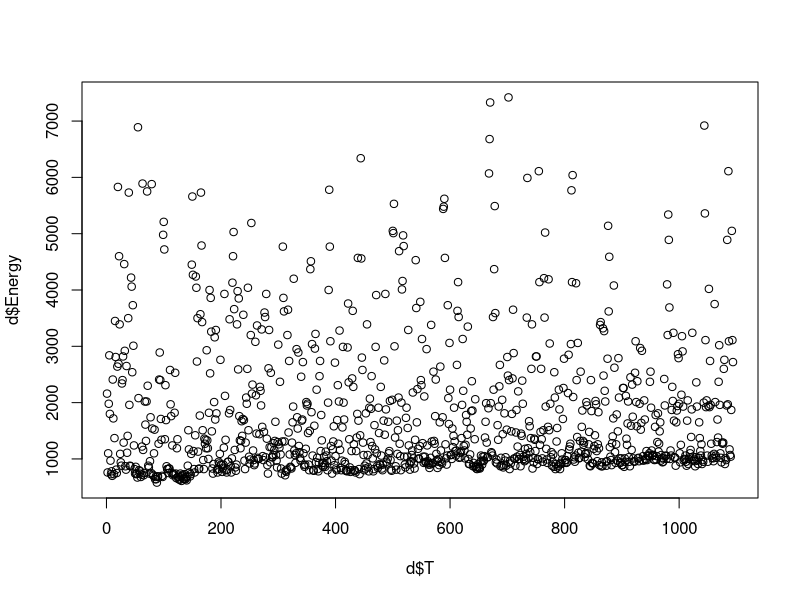
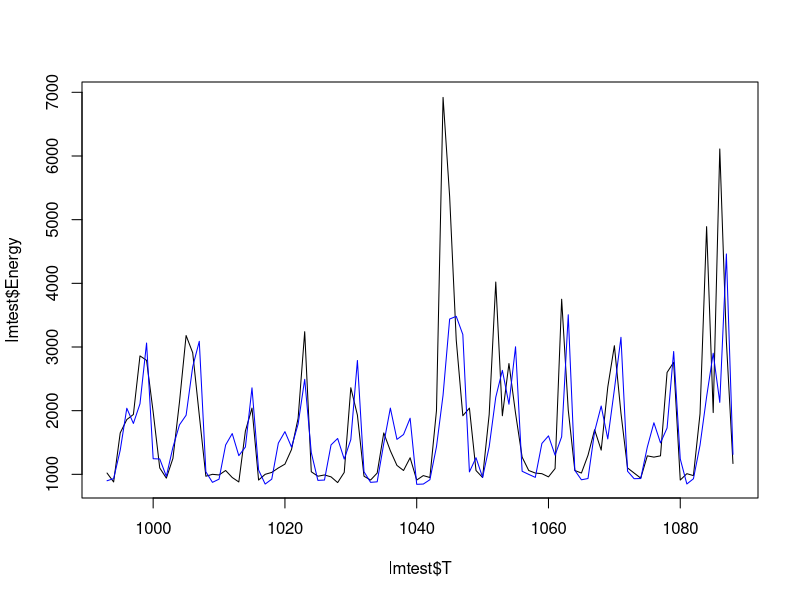
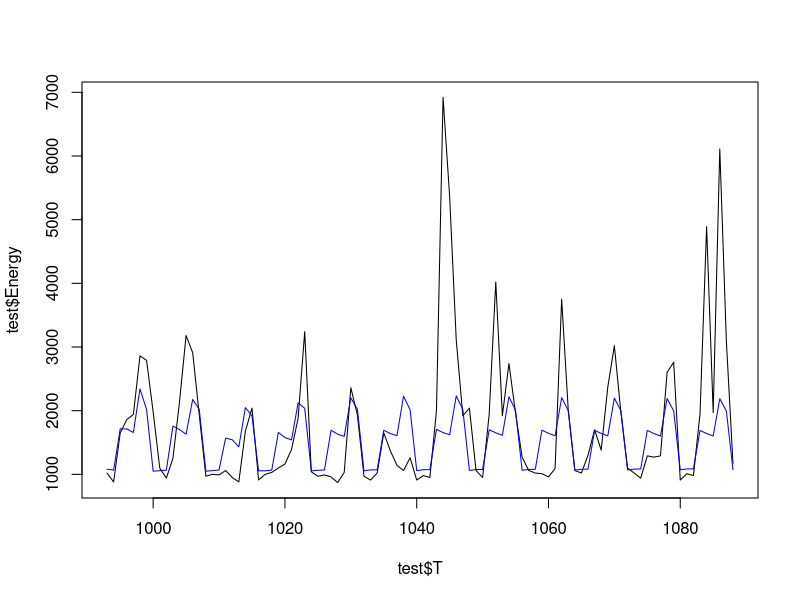
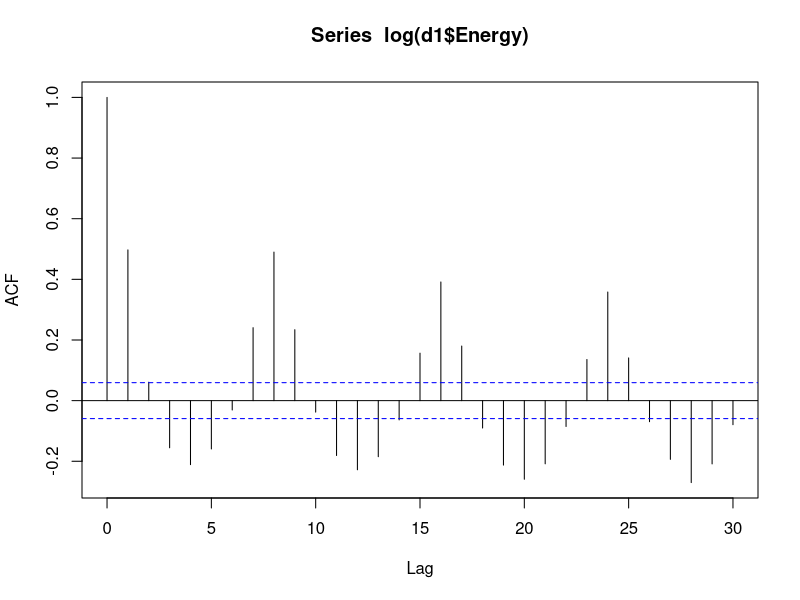
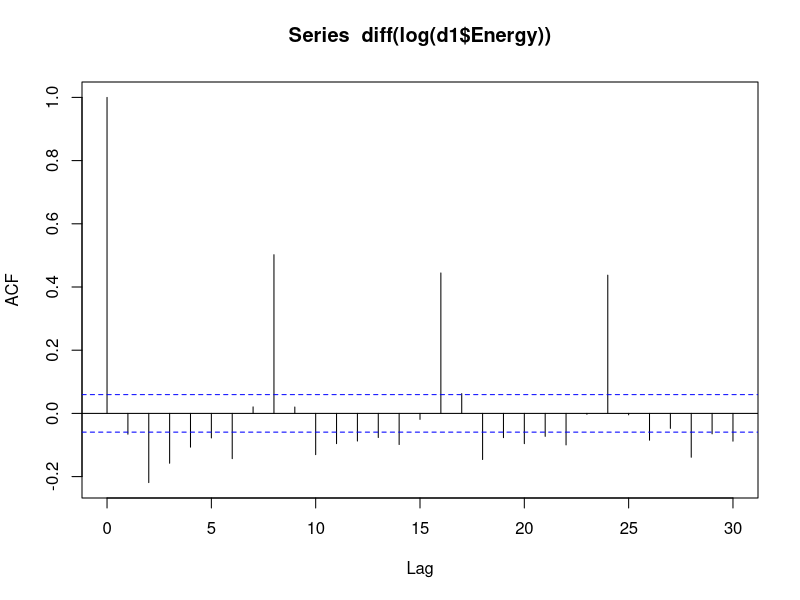
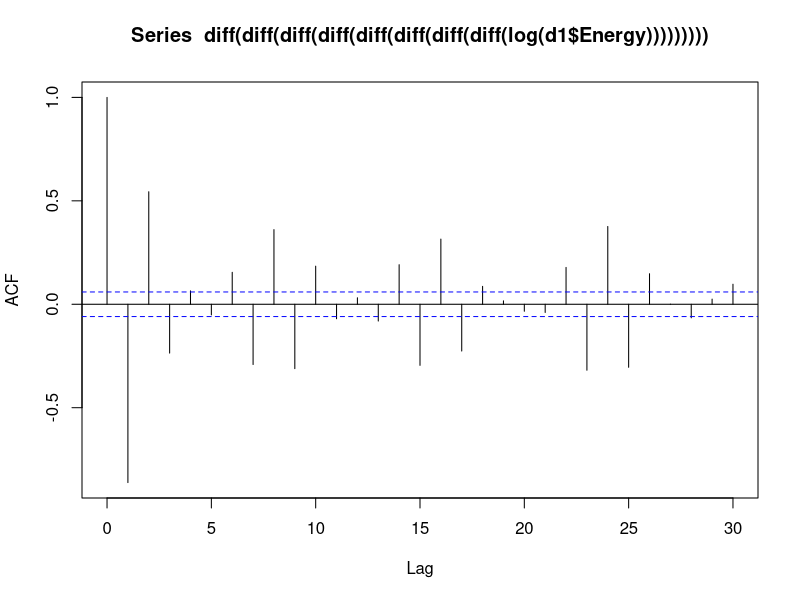
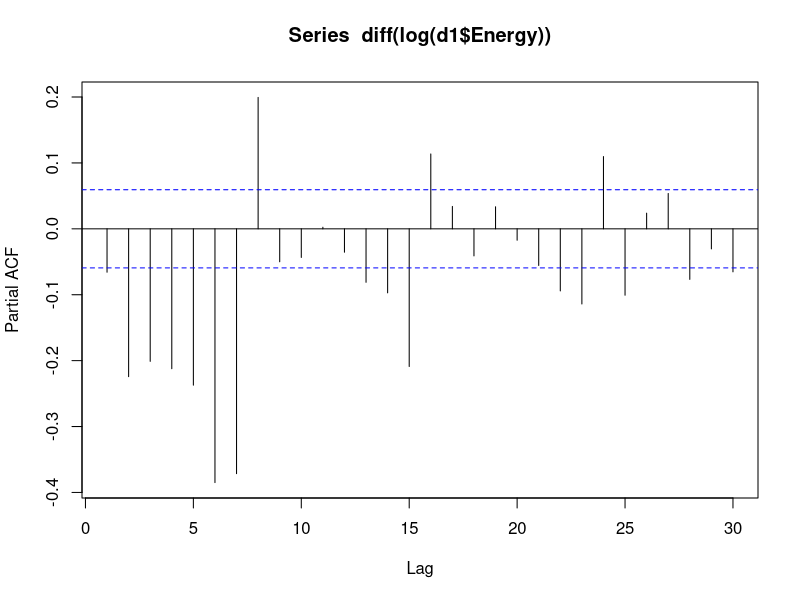

Reproduce these figures in R, in order.
setwd("C:/Users/lavan/Desktop/DM")
d<-read.csv("final data.csv")
d1<-read.csv("final data_lag1.csv")
d2<-read.csv("final data_lag2.csv")
View(d1)
plot(d$T,d$Energy)
m1<-lm(d$Energy~d$T) # Trend Analysis
summary(m1)

m2<-lm(d$Energy~d$T+as.factor(d$D)) # Trend and seasonality
summary(m2)

m3<-lm(d1$Energy~d1$Energy_lag1+d1$T+as.factor(d1$D))  #Trend&seasonality with 1lag
summary(m3)

m4<-lm(d2$Energy~d2$Energy_lag2+d2$T+as.factor(d2$D)) #Trend&seasonality with 2lags
summary(m4)

m5<-lm(log(d1$Energy)~d1$Energy_lag1+d1$T+as.factor(d1$D)) #Trend&seasonality with 1lag and transformation of DV
summary(m5)

m6<-lm(log(d1$Energy)~log(d1$Energy_lag1)+d1$T+as.factor(d1$D)) #Trend&seasonality with 1lag and transformation of DV & IV
summary(m6)

#Cross validation of m6 by splitting the data into train and tested on 12 days of data

lmtrain<-read.csv("final data_lag1_train.csv")
m6train<-lm(log(Energy)~ log(Energy_lag1)+T+as.factor(D), data=lmtrain)
AIC(m6train)
lmtest<-read.csv("final data_lag1_test.csv")
lmpredicted<-predict(m6train,lmtest)
lmpredicted<-round(exp(lmpredicted))
lmtest$Energy-lmpredicted
n1<-length(lmtest$Energy-lmpredicted)
n1
RMSElm <- sqrt(sum((lmtest$Energy-lmpredicted)^2)/n1)
RMSElm

plot(lmtest$T,lmtest$Energy, type="l")
lines(lmtest$T,lmpredicted, col="blue")


#ARIMA Cross-validation using training data and test data
tr<-read.csv("final data_arima_train.csv")
train <- ts(tr$Energy, frequency=8)
test  <- read.csv("final data_arima_test.csv")
ARIMAmodel <- arima(log(train), c(6,0,1), seasonal=list(order=c(6,0,1), period=8))
ARIMAmodel
forecasted <- predict(ARIMAmodel, n.ahead=12*8)
forecasted <- round(exp(forecasted$pred),0)
forecasted
test$Energy
test$Energy - forecasted

n <- length(test$Energy - forecasted)
n
RMSE <- sqrt(sum((test$Energy - forecasted)^2)/n)
RMSE

plot(test$T,test$Energy, type="l")
lines(test$T,forecasted, col="blue")

####
acf(log(d1$Energy))
acf(diff(log(d1$Energy)))
acf(diff(diff(diff(diff(diff(diff(diff(diff(log(d1$Energy))))))))))
pacf(diff(log(d1$Energy)))


